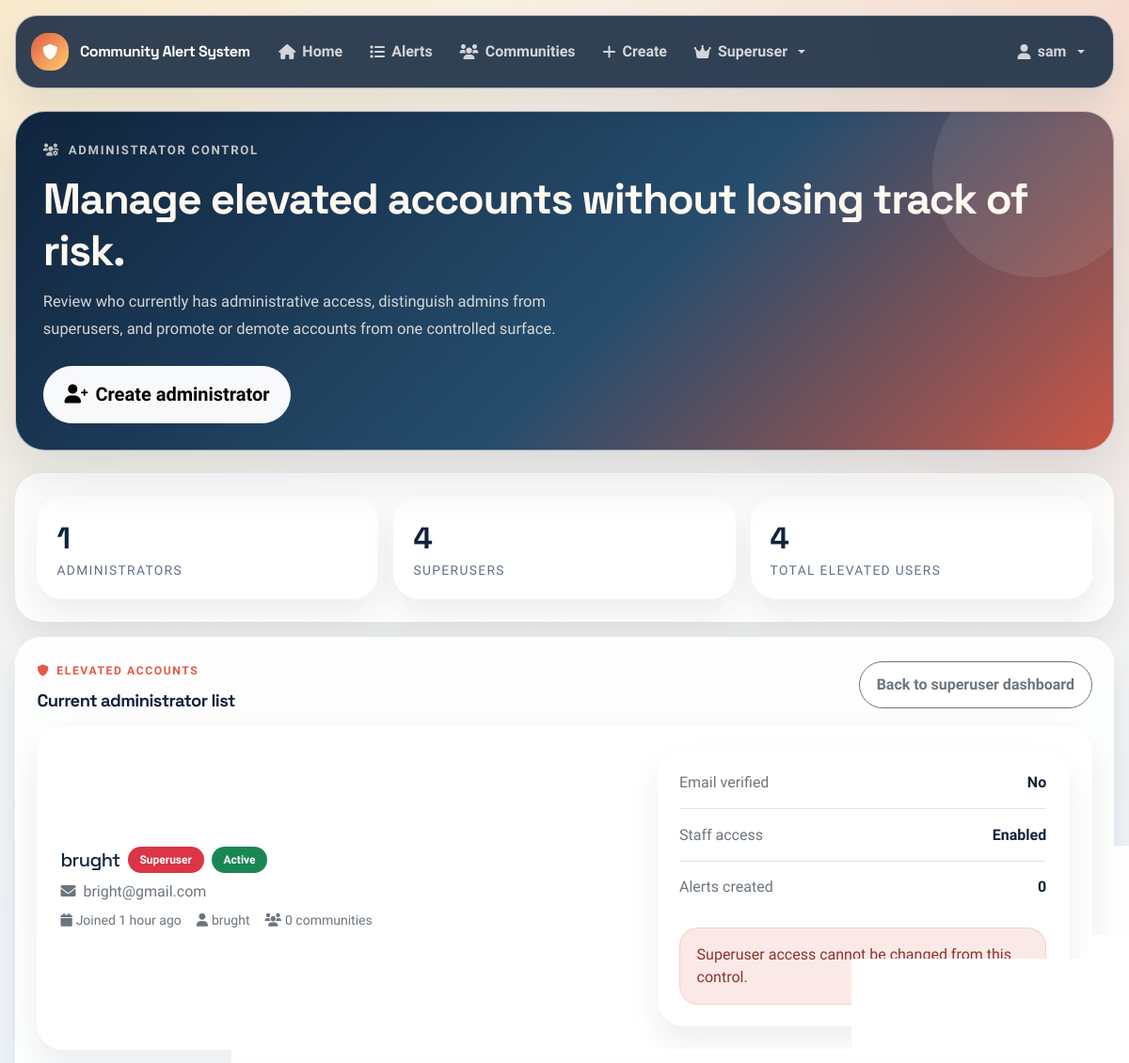
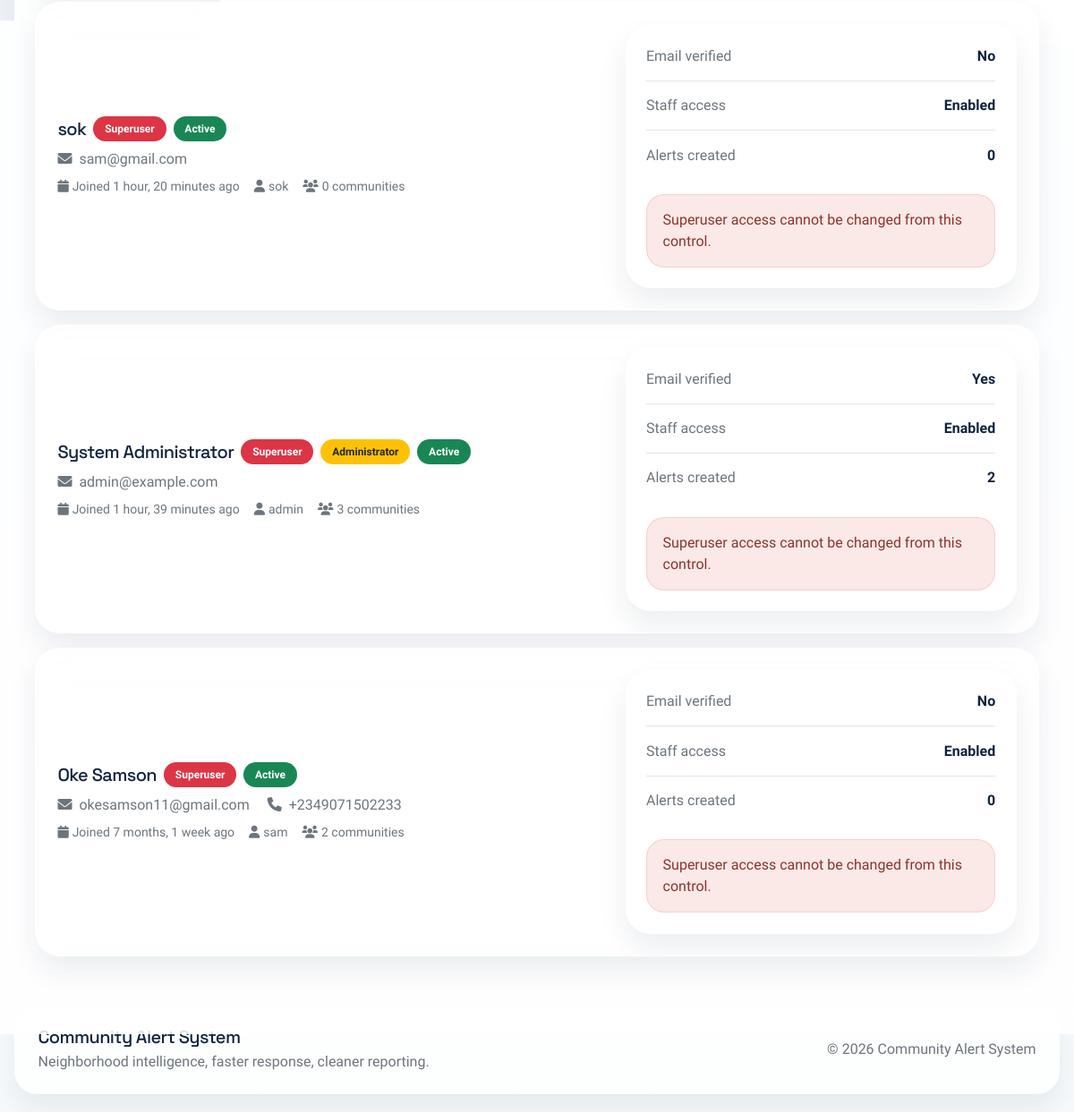
The app's page /superuser/admins/ (signed in) with its own data (2 pictures, top to bottom).
### community/models.py (models this page shows, shortened)
class CustomUser(AbstractUser):
    ROLE_CHOICES = [
        ('member', 'Community Member'),
        ('moderator', 'Moderator'),
        ('admin', 'Administrator'),
    ]
    email = models.EmailField(unique=True)
    phone_number = models.CharField(max_length=20, blank=True)
    role = models.CharField(max_length=10, choices=ROLE_CHOICES, default='member')
    communities = models.ManyToManyField(Community, related_name='members', blank=True)
    email_verified = models.BooleanField(default=False)
    email_verification_token = models.CharField(max_length=100, blank=True)
    email_notifications = models.BooleanField(default=True)
    push_notifications = models.BooleanField(default=True)
    created_at = models.DateTimeField(auto_now_add=True)
    updated_at = models.DateTimeField(auto_now=True)
    USERNAME_FIELD = 'email'
    REQUIRED_FIELDS = ['username']

### community/views.py (the view)
# urls.py: path('superuser/admins/', views.manage_admin_users, name='manage_admin_users'),
@login_required
@user_passes_test(is_superuser)
def manage_admin_users(request):
    admins = CustomUser.objects.filter(
        models.Q(role='admin') | models.Q(is_superuser=True)
    ).order_by('-date_joined')
    context = {
        'admins': admins,
        'total_admins': admins.filter(role='admin').count(),
        'total_superusers': admins.filter(is_superuser=True).count(),
    }
    return render(request, 'community/admin/manage_admin_users.html', context)

### community/context_processors.py (called while the page is built)
def settings_context(request):
    return {
        'settings': {
            'GOOGLE_MAPS_API_KEY': settings.GOOGLE_MAPS_API_KEY,
            'DEFAULT_MAP_CENTER_LAT': settings.DEFAULT_MAP_CENTER_LAT,
            'DEFAULT_MAP_CENTER_LNG': settings.DEFAULT_MAP_CENTER_LNG,
            'DEFAULT_MAP_ZOOM': settings.DEFAULT_MAP_ZOOM,
        },
        'FIREBASE_CONFIG': settings.FIREBASE_CONFIG,
        'VAPID_KEY': settings.VAPID_KEY,
    }

### community/views.py (called while the page is built)
def is_superuser(user):
    return user.is_authenticated and user.is_superuser

### community/templates/community/admin/manage_admin_users.html (shortened to what this page needs)
{% extends 'base.html' %}
{% block content %}
<section class="page-head">
    <div class="page-kicker"><i class="fas fa-users-cog"></i> Administrator Control</div>
    <h1 class="page-title">Manage elevated accounts without losing track of risk.</h1>
    <p class="page-subtitle">Review who currently has administrative access, distinguish admins from superusers, and promote or demote accounts from one controlled surface.</p>
    <div class="mt-4">
        <a href="{% url 'create_admin_user' %}" class="btn btn-light btn-lg"><i class="fas fa-user-plus me-2"></i>Create administrator</a>
    </div>
</section>
<div class="stack-md">
    <section class="surface-panel">
        <div class="metric-grid">
            <div class="surface-stat">
                <div class="metric-value">{{ total_admins }}</div>
                <div class="metric-label">Administrators</div>
            </div>
            <div class="surface-stat">
                <div class="metric-value">{{ total_superusers }}</div>
                <div class="metric-label">Superusers</div>
            </div>
            <div class="surface-stat">
                <div class="metric-value">{{ admins.count }}</div>
                <div class="metric-label">Total elevated users</div>
            </div>
        </div>
    </section>
    <section class="surface-panel">
        <div class="d-flex justify-content-between align-items-center flex-wrap gap-3 mb-3">
            <div>
                <div class="eyebrow"><i class="fas fa-shield-alt"></i> Elevated Accounts</div>
                <h2 class="section-title mb-0">Current administrator list</h2>
            </div>
            <a href="{% url 'superuser_dashboard' %}" class="btn btn-outline-secondary">Back to superuser dashboard</a>
        </div>
        {% if admins %}
        <div class="stack-md">
            {% for admin in admins %}
            <div class="surface-card">
                <div class="card-body p-4">
                    <div class="row g-3 align-items-center">
                        <div class="col-lg-7">
                            <div class="d-flex flex-wrap align-items-center gap-2 mb-2">
                                <h3 class="h5 mb-0">{{ admin.get_full_name|default:admin.username }}</h3>
                                {% if admin.is_superuser %}
                                <span class="badge bg-danger">Superuser</span>
                                {% endif %}
                                {% if admin.role == 'admin' %}
                                <span class="badge bg-warning text-dark">Administrator</span>
                                {% endif %}
                                {% if admin.is_active %}
                                <span class="badge bg-success">Active</span>
                                {% else %}
                                <span class="badge bg-secondary">Inactive</span>
                                {% endif %}
                            </div>
                            <div class="text-muted mb-2">
                                <i class="fas fa-envelope me-2"></i>{{ admin.email }}
                                {% if admin.phone_number %}
                                <span class="ms-3"><i class="fas fa-phone me-2"></i>{{ admin.phone_number }}</span>
                                {% endif %}
                            </div>
                            <div class="d-flex flex-wrap gap-3 text-muted small">
                                <span><i class="fas fa-calendar me-1"></i>Joined {{ admin.date_joined|timesince }} ago</span>
                                <span><i class="fas fa-user me-1"></i>{{ admin.username }}</span>
                                <span><i class="fas fa-users me-1"></i>{{ admin.communities.count }} communit{{ admin.communities.count|pluralize:"y,ies" }}</span>
                            </div>
                        </div>
                        <div class="col-lg-5">
                            <div class="surface-panel h-100">
                                <div class="table-like-list">
                                    <div class="row-item pt-0">
                                        <span class="text-muted">Email verified</span>
                                        <strong>{% if admin.email_verified %}Yes{% else %}No{% endif %}</strong>
                                    </div>
                                    <div class="row-item">
                                        <span class="text-muted">Staff access</span>
                                        <strong>{% if admin.is_staff %}Enabled{% else %}Disabled{% endif %}</strong>
                                    </div>
                                    <div class="row-item">
                                        <span class="text-muted">Alerts created</span>
                                        <strong>{{ admin.created_alerts.count }}</strong>
                                    </div>
                                </div>
                                <div class="d-flex gap-2 mt-3">
                                    {% if not admin.is_superuser %}
                                    <form method="post" action="{% url 'toggle_admin_status' admin.id %}" class="w-100">
                                        {% csrf_token %}
                                        <button
                                            type="submit"
                                            class="btn {% if admin.role == 'admin' %}btn-outline-warning{% else %}btn-outline-success{% endif %} w-100"
                                            onclick="return confirm('Are you sure you want to {% if admin.role == 'admin' %}remove{% else %}grant{% endif %} admin privileges {% if admin.role == 'admin' %}for{% else %}to{% endif %} {{ admin.username }}?')">
                                            {% if admin.role == 'admin' %}
                                            Remove admin access
                                            {% else %}
                                            Grant admin access
                                            {% endif %}
                                        </button>
                                    </form>
                                    {% else %}
                                    <div class="danger-note w-100 mb-0">Superuser access cannot be changed from this control.</div>
                                    {% endif %}
                                </div>
                            </div>
                        </div>
                    </div>
                </div>
            </div>
            {% endfor %}
        </div>
        {% endif %}
    </section>
</div>
{% endblock %}

### community/templates/base.html (shortened to what this page needs)
<!DOCTYPE html>
<html lang="en">
<head>
    {% load static %}
    <link href="https://cdn.jsdelivr.net/npm/bootstrap@5.1.3/dist/css/bootstrap.min.css" rel="stylesheet">
    <link rel="stylesheet" href="https://cdnjs.cloudflare.com/ajax/libs/font-awesome/6.0.0/css/all.min.css">
</head>
<body>
    <div class="app-shell">
        <div class="app-nav-wrap">
            <nav class="navbar navbar-expand-lg navbar-dark app-nav">
                <div class="container-fluid px-0">
                    <a class="navbar-brand" href="{% url 'home' %}">
                        <span class="brand-badge"><i class="fas fa-shield-alt"></i></span>
                        <span>Community Alert System</span>
                    </a>
                    <div class="collapse navbar-collapse" id="navbarNav">
                        <ul class="navbar-nav me-auto">
                            <li class="nav-item"><a class="nav-link" href="{% url 'home' %}"><i class="fas fa-house"></i> Home</a></li>
                            <li class="nav-item"><a class="nav-link" href="{% url 'alert_list' %}"><i class="fas fa-list"></i> Alerts</a></li>
                            {% if user.is_authenticated %}
                            <li class="nav-item"><a class="nav-link" href="{% url 'my_community_alerts' %}"><i class="fas fa-users"></i> Communities</a></li>
                            <li class="nav-item"><a class="nav-link" href="{% url 'create_alert' %}"><i class="fas fa-plus"></i> Create</a></li>
                            {% if user.is_superuser %}
                            <li class="nav-item dropdown">
                                <a class="nav-link dropdown-toggle" href="#" id="superuserDropdown" role="button" data-bs-toggle="dropdown">
                                    <i class="fas fa-crown"></i> Superuser
                                </a>
                            </li>
                            {% endif %}
                            {% endif %}
                        </ul>
                        <ul class="navbar-nav">
                            {% if user.is_authenticated %}
                            <li class="nav-item dropdown">
                                <a class="nav-link dropdown-toggle" href="#" id="navbarDropdown" role="button" data-bs-toggle="dropdown">
                                    <i class="fas fa-user"></i> {{ user.username }}
                                </a>
                            </li>
                            {% else %}
                            <li class="nav-item"><a class="nav-link" href="{% url 'login' %}"><i class="fas fa-sign-in-alt"></i> Login</a></li>
                            <li class="nav-item"><a class="nav-link" href="{% url 'register' %}"><i class="fas fa-user-plus"></i> Register</a></li>
                            {% endif %}
                        </ul>
                    </div>
                </div>
            </nav>
        </div>
        <main class="app-main">
            {% block content %}{% endblock %}
        </main>
        <footer class="app-footer">
            <div class="row align-items-center g-3">
                <div class="col-md-6">
                    <h5 class="mb-1">Community Alert System</h5>
                    <p class="mb-0 text-muted">Neighborhood intelligence, faster response, cleaner reporting.</p>
                </div>
                <div class="col-md-6 text-md-end">
                    <p class="mb-0 text-muted">&copy; {% now "Y" %} Community Alert System</p>
                </div>
            </div>
        </footer>
    </div>
</body>
</html>

### records on screen
CustomUser: username "sam", get_full_name "Oke Samson", is_superuser "Superuser", is_active "Active", email "okesamson11@gmail.com", phone_number "+2349071502233", date_joined "7 months, 1 week", communities.count "2", email_verified "No", is_staff "Enabled", created_alerts.count "0", shows "Superuser access cannot be changed from this control."
CustomUser: get_full_name "brught", is_superuser "Superuser", is_active "Active", email "bright@gmail.com", date_joined "1 hour", username "brught", communities.count "0", email_verified "No", is_staff "Enabled", created_alerts.count "0", shows "Superuser access cannot be changed from this control."
CustomUser: get_full_name "sok", is_superuser "Superuser", is_active "Active", email "sam@gmail.com", date_joined "1 hour, 20 minutes", username "sok", communities.count "0", email_verified "No", is_staff "Enabled", created_alerts.count "0", shows "Superuser access cannot be changed from this control."
CustomUser: get_full_name "System Administrator", is_superuser "Superuser", role "Administrator", is_active "Active", email "admin@example.com", date_joined "1 hour, 39 minutes", username "admin", communities.count "3", email_verified "Yes", is_staff "Enabled", created_alerts.count "2", shows "Superuser access cannot be changed from this control."

### other values on screen
{{ total_admins }} "1"
{{ total_superusers }} "4"
{{ admins.count }} "4"
